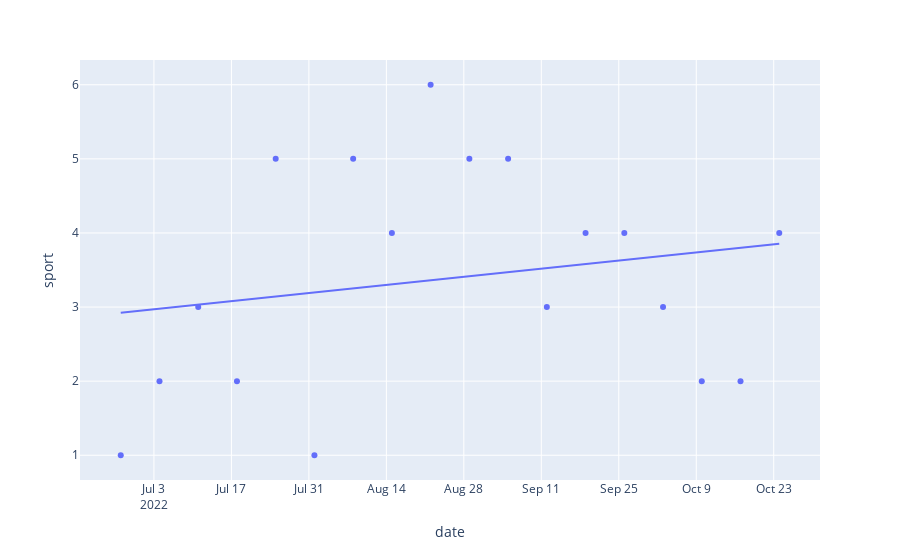

Notebook cell for this chart:
### Code cell
grouped_df = df.groupby(pd.Grouper(key='date', freq='W-MON'))['sport'].sum().reset_index()
fig = px.scatter(grouped_df,'date','sport', trendline='ols')
fig.show()

### Figure 1 — Plotly figure (JSON) as saved in the notebook; plotly's stock layout.template omitted (floating-point values rounded to 4 significant figures)
{"data": [{"hovertemplate": "date=%{x}<br>sport=%{y}<extra></extra>", "legendgroup": "", "marker": {"color": "#636efa", "symbol": "circle"}, "mode": "markers", "name": "", "orientation": "v", "showlegend": false, "type": "scatter", "x": ["2022-06-27T00:00:00", "2022-07-04T00:00:00", "2022-07-11T00:00:00", "2022-07-18T00:00:00", "2022-07-25T00:00:00", "2022-08-01T00:00:00", "2022-08-08T00:00:00", "2022-08-15T00:00:00", "2022-08-22T00:00:00", "2022-08-29T00:00:00", "2022-09-05T00:00:00", "2022-09-12T00:00:00", "2022-09-19T00:00:00", "2022-09-26T00:00:00", "2022-10-03T00:00:00", "2022-10-10T00:00:00", "2022-10-17T00:00:00", "2022-10-24T00:00:00"], "xaxis": "x", "y": [1, 2, 3, 2, 5, 1, 5, 4, 6, 5, 5, 3, 4, 4, 3, 2, 2, 4], "yaxis": "y"}, {"hovertemplate": "<b>OLS trendline</b><br>sport = 9.04358e-08 * date + -146.864<br>R<sup>2</sup>=0.037866<br><br>date=%{x}<br>sport=%{y} <b>(trend)</b><extra></extra>", "legendgroup": "", "marker": {"color": "#636efa", "symbol": "circle"}, "mode": "lines", "name": "", "showlegend": false, "type": "scatter", "x": ["2022-06-27T00:00:00", "2022-07-04T00:00:00", "2022-07-11T00:00:00", "2022-07-18T00:00:00", "2022-07-25T00:00:00", "2022-08-01T00:00:00", "2022-08-08T00:00:00", "2022-08-15T00:00:00", "2022-08-22T00:00:00", "2022-08-29T00:00:00", "2022-09-05T00:00:00", "2022-09-12T00:00:00", "2022-09-19T00:00:00", "2022-09-26T00:00:00", "2022-10-03T00:00:00", "2022-10-10T00:00:00", "2022-10-17T00:00:00", "2022-10-24T00:00:00"], "xaxis": "x", "y": [2.924, 2.979, 3.033, 3.088, 3.143, 3.197, 3.252, 3.307, 3.362, 3.416, 3.471, 3.526, 3.58, 3.635, 3.69, 3.744, 3.799, 3.854], "yaxis": "y"}], "layout": {"legend": {"tracegroupgap": 0}, "margin": {"t": 60}, "xaxis": {"anchor": "y", "domain": [0, 1], "title": {"text": "date"}}, "yaxis": {"anchor": "x", "domain": [0, 1], "title": {"text": "sport"}}}}
